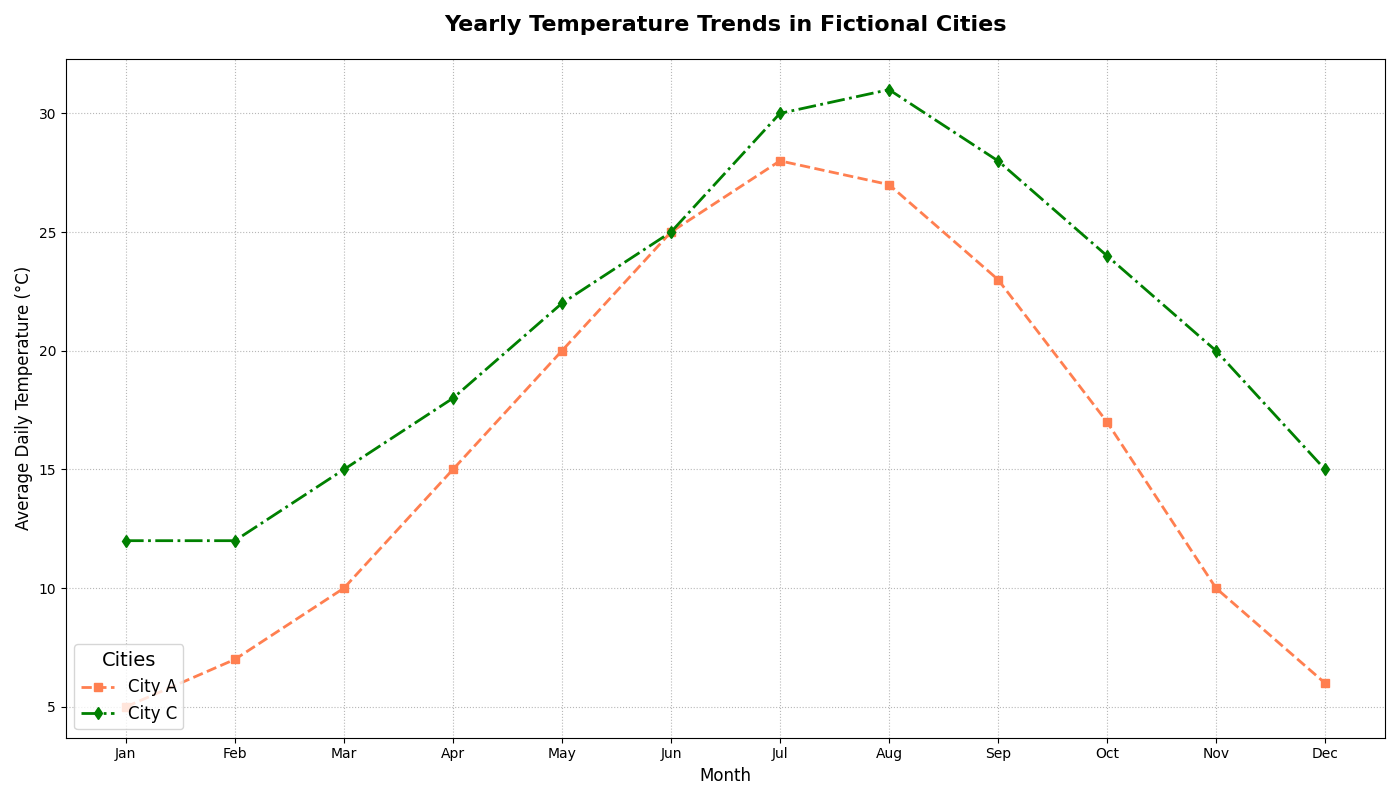

Recreate this plot in Python.
import matplotlib.pyplot as plt
import numpy as np

months = np.arange(1, 13)
city_a_temps = [5, 7, 10, 15, 20, 25, 28, 27, 23, 17, 10, 6]
city_c_temps = [12, 12, 15, 18, 22, 25, 30, 31, 28, 24, 20, 15]

fig, ax = plt.subplots(figsize=(14, 8))

ax.plot(months, city_a_temps, marker='s', linestyle='--', color='coral', linewidth=2, label='City A')
ax.plot(months, city_c_temps, marker='d', linestyle='-.', color='green', linewidth=2, label='City C')

ax.set_title('Yearly Temperature Trends in Fictional Cities', fontsize=16, weight='bold', pad=20)
ax.set_xlabel('Month', fontsize=12)
ax.set_ylabel('Average Daily Temperature (°C)', fontsize=12)

ax.legend(loc='lower left', fontsize=12, title='Cities', title_fontsize=14)

ax.grid(True, linestyle=':', alpha=0.9)

month_names = ['Jan', 'Feb', 'Mar', 'Apr', 'May', 'Jun', 'Jul', 'Aug', 'Sep', 'Oct', 'Nov', 'Dec']
plt.xticks(months, month_names, fontsize=10)

plt.tight_layout()
plt.show()
